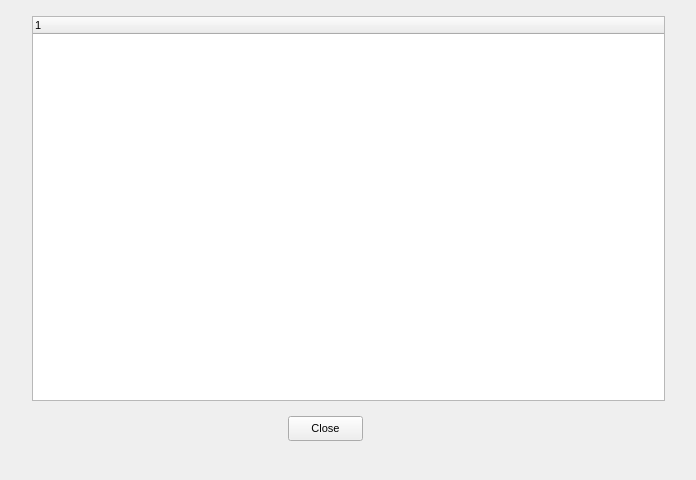
<?xml version="1.0" encoding="UTF-8"?>
<ui version="4.0">
  <class>ClassExplorer</class>
  <widget class="QWidget" name="ClassExplorer">
    <property name="geometry">
      <rect>
        <x>0</x>
        <y>0</y>
        <width>696</width>
        <height>480</height>
      </rect>
    </property>
    <property name="windowTitle">
      <string>ClassExplorer</string>
    </property>
    <property name="font">
      <font>
        <family>MS Sans Serif</family>
        <pointsize>8</pointsize>
      </font>
    </property>
    <widget class="QTreeWidget" name="TreeView1">
      <property name="geometry">
        <rect>
          <x>32</x>
          <y>16</y>
          <width>633</width>
          <height>385</height>
        </rect>
      </property>
    </widget>
    <widget class="QPushButton" name="bClose">
      <property name="geometry">
        <rect>
          <x>288</x>
          <y>416</y>
          <width>75</width>
          <height>25</height>
        </rect>
      </property>
      <property name="windowTitle">
        <string>Close</string>
      </property>
      <property name="text">
        <string>Close</string>
      </property>
    </widget>
  </widget>
  <resources/>
  <connections/>
</ui>
